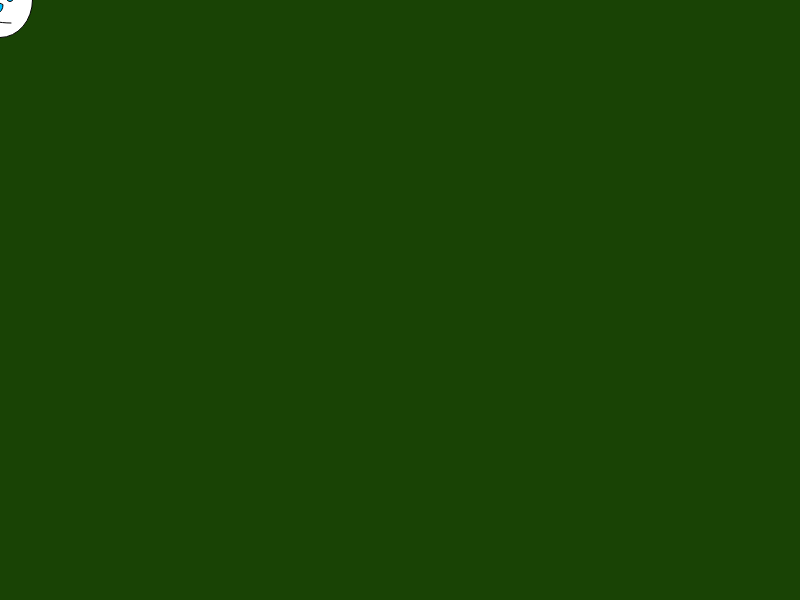
Frame 1 (no input)
Frame 60 (no input): identical to frame 1, image omitted
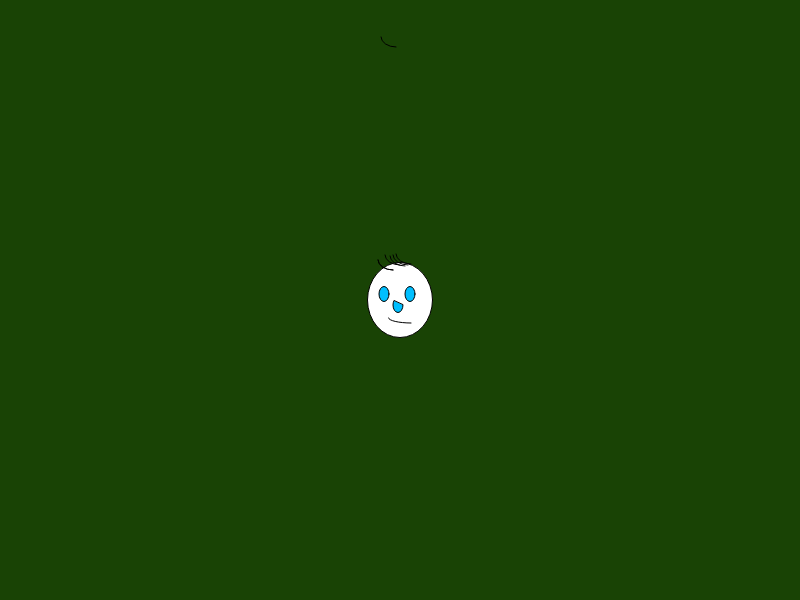
Frame 120 (the mouse pressed at the canvas centre since frame 60)

The p5.js sketch that drew these frames (run headless with seeded random() and noise() and a simulated clock; from frame 60 on, the mouse is pressed at the canvas centre):

// p5.js sketch
// ── sketch.js
function setup() {
  createCanvas(800, 600);
  background(25,67,5)

}

function draw() {
	background(25,67,5);
	fill(255,255,255);
	ellipse(mouseX, mouseY, 65, 75);
	fill(0,191,255)
	ellipse(mouseX-16, mouseY-6, 10, 15);
	ellipse(mouseX+10, mouseY-6, 10, 15);
	stroke(0,0,0)
	arc(mouseX-2, mouseY+5, 10, 15, 0, PI+QUARTER_PI, CHORD);
	noFill();
	
	arc(mouseX-7, mouseY-40, 30, 20, HALF_PI, PI);
	arc(mouseX-7, mouseY-40, 30, 20, HALF_PI, PI);
	arc(mouseX-4, 37, 30, 20, HALF_PI, PI);
	arc(mouseX, mouseY-45, 30, 20, HALF_PI, PI);
	arc(mouseX+5, mouseY-44, 30, 20, HALF_PI, PI);
	arc(mouseX+8, mouseY-45, 30, 20, HALF_PI, PI);
	arc(mouseX+11, mouseY-46, 30, 20, HALF_PI, PI);
	arc(mouseX+11, mouseY+18, 45, 10, HALF_PI, PI);

}	
